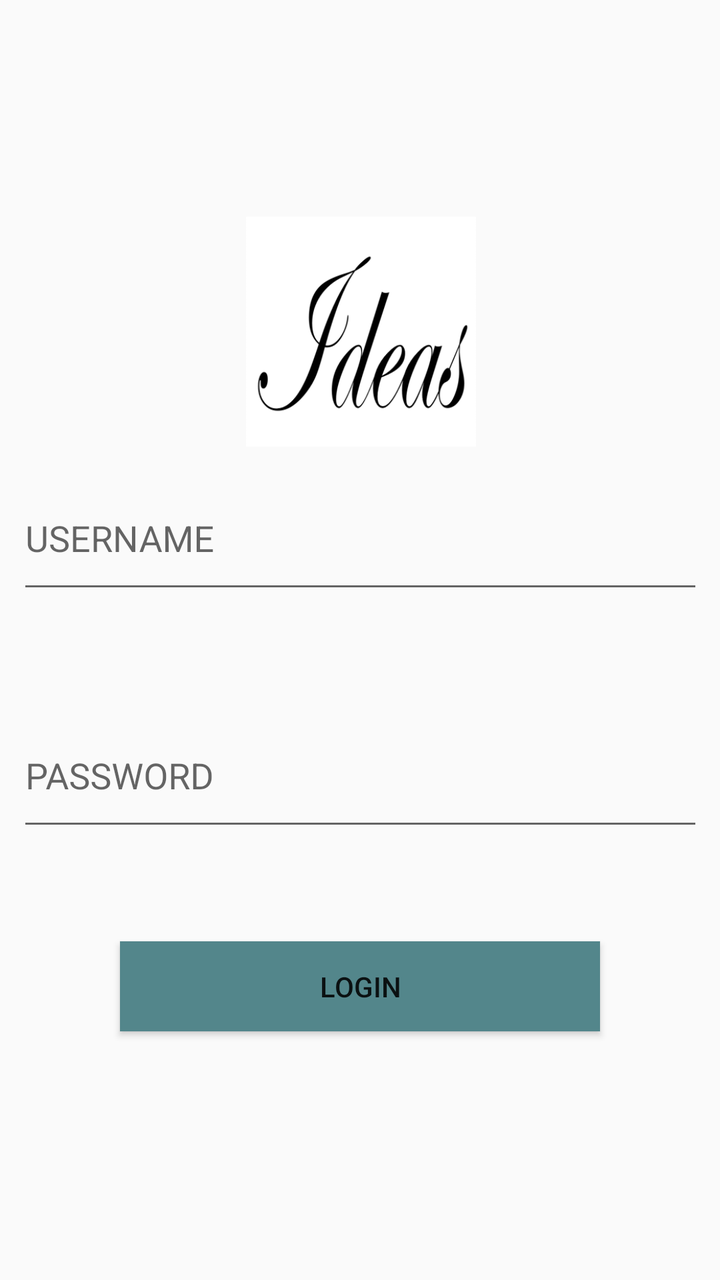
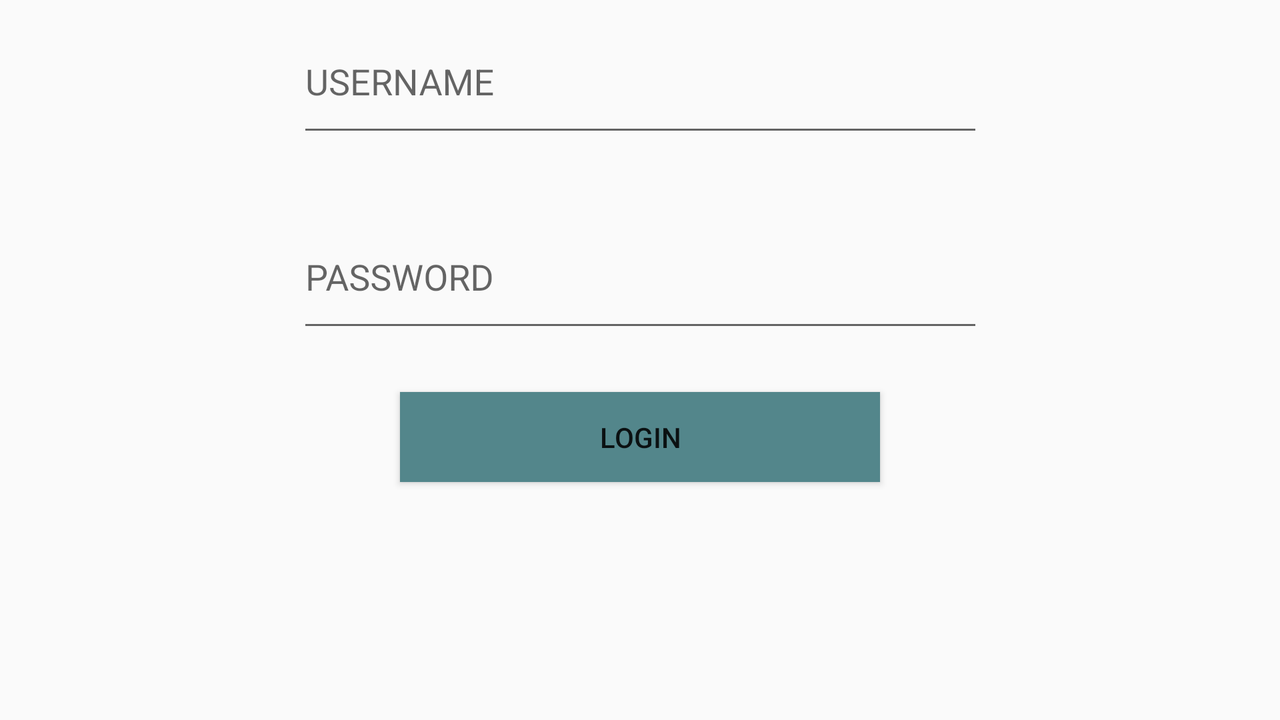

Two renders of one Android screen. The first uses the default layout on a phone; the second uses the alternative layout the repository ships for a different screen configuration, on a matching device. The two XML files are below.
<!-- AndroidManifest.xml: application theme AppTheme -->
<!-- res/layout/content_main.xml -->
<?xml version="1.0" encoding="utf-8"?>
<android.support.constraint.ConstraintLayout xmlns:android="http://schemas.android.com/apk/res/android"
    xmlns:app="http://schemas.android.com/apk/res-auto"
    xmlns:tools="http://schemas.android.com/tools"
    android:layout_width="match_parent"
    android:layout_height="match_parent"
    app:layout_behavior="@string/appbar_scrolling_view_behavior"
    tools:context=".MainActivity"
    tools:showIn="@layout/activity_main">

    <android.support.design.widget.TextInputLayout
        android:id="@+id/textInputLayout"
        android:layout_width="343dp"
        android:layout_height="78dp"
        android:layout_marginStart="22dp"
        android:layout_marginLeft="22dp"
        android:layout_marginTop="0dp"
        android:layout_marginEnd="22dp"
        android:layout_marginRight="22dp"
        android:layout_marginBottom="20dp"
        android:contentDescription="@string/con_des"
        app:layout_constraintBottom_toTopOf="@+id/textInputLayout2"
        app:layout_constraintEnd_toEndOf="parent"
        app:layout_constraintStart_toStartOf="parent"
        app:layout_constraintTop_toBottomOf="@+id/imageView"
        app:layout_constraintVertical_bias="0.0">

        <android.support.design.widget.TextInputEditText
            android:id="@+id/username"
            android:layout_width="match_parent"
            android:layout_height="match_parent"
            android:singleLine="true"
            android:hint="@string/username_hint" />

    </android.support.design.widget.TextInputLayout>

    <android.support.design.widget.TextInputLayout
        android:id="@+id/textInputLayout2"
        android:layout_width="343dp"
        android:layout_height="78dp"
        android:layout_marginStart="22dp"
        android:layout_marginLeft="22dp"
        android:layout_marginTop="20dp"
        android:layout_marginEnd="22dp"
        android:layout_marginRight="22dp"
        android:layout_marginBottom="30dp"
        app:layout_constraintBottom_toTopOf="@+id/loginBtn"
        app:layout_constraintEnd_toEndOf="parent"
        app:layout_constraintStart_toStartOf="parent"
        app:layout_constraintTop_toBottomOf="@+id/textInputLayout">

        <android.support.design.widget.TextInputEditText
            android:id="@+id/password"
            android:layout_width="match_parent"
            android:layout_height="match_parent"
            android:inputType="textPassword"
            android:singleLine="true"
            android:hint="@string/password_hint" />

    </android.support.design.widget.TextInputLayout>

    <Button
        android:id="@+id/loginBtn"
        android:layout_width="240dp"
        android:layout_height="45dp"
        android:layout_marginTop="20dp"
        android:layout_marginBottom="124dp"
        android:background="@color/colorButton"
        android:text="@string/login_button"
        app:layout_constraintBottom_toBottomOf="parent"
        app:layout_constraintEnd_toEndOf="parent"
        app:layout_constraintStart_toStartOf="parent"
        app:layout_constraintTop_toBottomOf="@+id/textInputLayout2" />

    <ImageView
        android:id="@+id/imageView"
        android:layout_width="131dp"
        android:layout_height="115dp"
        android:layout_marginStart="8dp"
        android:layout_marginLeft="8dp"
        android:layout_marginTop="108dp"
        android:layout_marginEnd="8dp"
        android:layout_marginRight="8dp"
        android:contentDescription="@string/con_des"
        app:layout_constraintBottom_toTopOf="@+id/textInputLayout"
        app:layout_constraintEnd_toEndOf="parent"
        app:layout_constraintHorizontal_bias="0.502"
        app:layout_constraintStart_toStartOf="parent"
        app:layout_constraintTop_toTopOf="parent"
        app:layout_constraintVertical_bias="0.864"
        app:srcCompat="@drawable/title" />

</android.support.constraint.ConstraintLayout>
<!-- res/layout/activity_main.xml (included above) -->
<?xml version="1.0" encoding="utf-8"?>
<android.support.design.widget.CoordinatorLayout xmlns:android="http://schemas.android.com/apk/res/android"
    xmlns:app="http://schemas.android.com/apk/res-auto"
    xmlns:tools="http://schemas.android.com/tools"
    android:layout_width="match_parent"
    android:layout_height="match_parent"
    tools:context=".MainActivity">

    <android.support.design.widget.AppBarLayout
        android:layout_width="match_parent"
        android:layout_height="wrap_content"
        android:theme="@style/AppTheme.AppBarOverlay">

        <Button
            android:id="@+id/signup"
            android:layout_width="110dp"
            android:layout_height="wrap_content"
            android:layout_marginStart="450dp"
            android:layout_marginLeft="100dp"
            android:layout_marginTop="20dp"
            android:layout_marginRight="50dp"
            android:layout_marginEnd="50dp"
            android:layout_marginBottom="20dp"
            android:text="@string/signup_hint"
            android:textColor="@color/signUp"
            android:background="@color/colorPrimary"
            android:textSize="20sp"
            android:textStyle="bold"
            android:visibility="visible" />

    </android.support.design.widget.AppBarLayout>

    <include
        layout="@layout/content_main"
        android:layout_width="match_parent"
        android:layout_height="wrap_content" />

</android.support.design.widget.CoordinatorLayout>
<!-- resources referenced by this layout -->
<resources>
  <color name="colorButton">#53868B</color>
  <color name="colorPrimary">#EE6363</color>
  <color name="signUp">#FFFFFF</color>
  <!-- drawable title: png bitmap (drawable, 35671 bytes) -->
  <string name="con_des">Title image</string>
  <string name="login_button">LOGIN</string>
  <string name="password_hint">PASSWORD</string>
  <string name="signup_hint">SIGN UP</string>
  <string name="username_hint">USERNAME</string>
  <style name="AppTheme.AppBarOverlay" parent="ThemeOverlay.AppCompat.Dark.ActionBar" />
  <style name="AppTheme" parent="Theme.AppCompat.Light.DarkActionBar">
          
          <item name="colorPrimary">@color/colorPrimary</item>
          <item name="colorPrimaryDark">@color/colorPrimaryDark</item>
          <item name="colorAccent">@color/colorAccent</item>
          <item name="windowNoTitle">true</item>
      </style>
  <color name="colorPrimaryDark">#00574B</color>
  <color name="colorAccent">#D81B60</color>
</resources>
<!-- res/layout-land/content_main.xml (the repository's variant of the layout above) -->
<!-- drawn on the phone turned sideways -->
<?xml version="1.0" encoding="utf-8"?>
<android.support.constraint.ConstraintLayout xmlns:android="http://schemas.android.com/apk/res/android"
    xmlns:app="http://schemas.android.com/apk/res-auto"
    xmlns:tools="http://schemas.android.com/tools"
    android:layout_width="match_parent"
    android:layout_height="match_parent"
    app:layout_behavior="@string/appbar_scrolling_view_behavior"
    tools:context=".MainActivity"
    tools:showIn="@layout/activity_main">

    <android.support.design.widget.TextInputLayout
        android:id="@+id/textInputLayout"
        android:layout_width="343dp"
        android:layout_height="78dp"
        android:layout_marginStart="@dimen/port_margin_textinput_gori"
        android:layout_marginLeft="@dimen/port_margin_textinput_gori"
        android:layout_marginEnd="@dimen/port_margin_textinput_gori"
        android:layout_marginRight="@dimen/port_margin_textinput_gori"
        android:layout_marginBottom="20dp"
        android:contentDescription="@string/con_des"
        app:layout_constraintBottom_toTopOf="@+id/textInputLayout2"
        app:layout_constraintEnd_toEndOf="parent"
        app:layout_constraintStart_toStartOf="parent"
        app:layout_constraintTop_toTopOf="parent"
        app:layout_constraintVertical_bias="0.0">

        <android.support.design.widget.TextInputEditText
            android:id="@+id/username"
            android:layout_width="match_parent"
            android:layout_height="match_parent"
            android:singleLine="true"
            android:hint="@string/username_hint" />

    </android.support.design.widget.TextInputLayout>

    <android.support.design.widget.TextInputLayout
        android:id="@+id/textInputLayout2"
        android:layout_width="343dp"
        android:layout_height="78dp"
        android:layout_marginStart="@dimen/port_margin_textinput_gori"
        android:layout_marginLeft="@dimen/port_margin_textinput_gori"
        android:layout_marginEnd="@dimen/port_margin_textinput_gori"
        android:layout_marginRight="@dimen/port_margin_textinput_gori"
        android:layout_marginBottom="5dp"
        app:layout_constraintBottom_toTopOf="@+id/loginBtn"
        app:layout_constraintEnd_toEndOf="parent"
        app:layout_constraintStart_toStartOf="parent"
        app:layout_constraintTop_toBottomOf="@+id/textInputLayout">

        <android.support.design.widget.TextInputEditText
            android:id="@+id/password"
            android:layout_width="match_parent"
            android:layout_height="match_parent"
            android:hint="@string/password_hint"
            android:singleLine="true"
            android:inputType="textPassword" />

    </android.support.design.widget.TextInputLayout>

    <Button
        android:id="@+id/loginBtn"
        android:layout_width="240dp"
        android:layout_height="45dp"
        android:layout_marginTop="20dp"
        android:layout_marginBottom="124dp"
        android:background="@color/colorButton"
        android:text="@string/login_button"
        app:layout_constraintBottom_toBottomOf="parent"
        app:layout_constraintEnd_toEndOf="parent"
        app:layout_constraintStart_toStartOf="parent"
        app:layout_constraintTop_toBottomOf="@+id/textInputLayout2" />


</android.support.constraint.ConstraintLayout>
<!-- res/layout/content_main.xml (included above) -->
<?xml version="1.0" encoding="utf-8"?>
<android.support.constraint.ConstraintLayout xmlns:android="http://schemas.android.com/apk/res/android"
    xmlns:app="http://schemas.android.com/apk/res-auto"
    xmlns:tools="http://schemas.android.com/tools"
    android:layout_width="match_parent"
    android:layout_height="match_parent"
    app:layout_behavior="@string/appbar_scrolling_view_behavior"
    tools:context=".MainActivity"
    tools:showIn="@layout/activity_main">

    <android.support.design.widget.TextInputLayout
        android:id="@+id/textInputLayout"
        android:layout_width="343dp"
        android:layout_height="78dp"
        android:layout_marginStart="22dp"
        android:layout_marginLeft="22dp"
        android:layout_marginTop="0dp"
        android:layout_marginEnd="22dp"
        android:layout_marginRight="22dp"
        android:layout_marginBottom="20dp"
        android:contentDescription="@string/con_des"
        app:layout_constraintBottom_toTopOf="@+id/textInputLayout2"
        app:layout_constraintEnd_toEndOf="parent"
        app:layout_constraintStart_toStartOf="parent"
        app:layout_constraintTop_toBottomOf="@+id/imageView"
        app:layout_constraintVertical_bias="0.0">

        <android.support.design.widget.TextInputEditText
            android:id="@+id/username"
            android:layout_width="match_parent"
            android:layout_height="match_parent"
            android:singleLine="true"
            android:hint="@string/username_hint" />

    </android.support.design.widget.TextInputLayout>

    <android.support.design.widget.TextInputLayout
        android:id="@+id/textInputLayout2"
        android:layout_width="343dp"
        android:layout_height="78dp"
        android:layout_marginStart="22dp"
        android:layout_marginLeft="22dp"
        android:layout_marginTop="20dp"
        android:layout_marginEnd="22dp"
        android:layout_marginRight="22dp"
        android:layout_marginBottom="30dp"
        app:layout_constraintBottom_toTopOf="@+id/loginBtn"
        app:layout_constraintEnd_toEndOf="parent"
        app:layout_constraintStart_toStartOf="parent"
        app:layout_constraintTop_toBottomOf="@+id/textInputLayout">

        <android.support.design.widget.TextInputEditText
            android:id="@+id/password"
            android:layout_width="match_parent"
            android:layout_height="match_parent"
            android:inputType="textPassword"
            android:singleLine="true"
            android:hint="@string/password_hint" />

    </android.support.design.widget.TextInputLayout>

    <Button
        android:id="@+id/loginBtn"
        android:layout_width="240dp"
        android:layout_height="45dp"
        android:layout_marginTop="20dp"
        android:layout_marginBottom="124dp"
        android:background="@color/colorButton"
        android:text="@string/login_button"
        app:layout_constraintBottom_toBottomOf="parent"
        app:layout_constraintEnd_toEndOf="parent"
        app:layout_constraintStart_toStartOf="parent"
        app:layout_constraintTop_toBottomOf="@+id/textInputLayout2" />

    <ImageView
        android:id="@+id/imageView"
        android:layout_width="131dp"
        android:layout_height="115dp"
        android:layout_marginStart="8dp"
        android:layout_marginLeft="8dp"
        android:layout_marginTop="108dp"
        android:layout_marginEnd="8dp"
        android:layout_marginRight="8dp"
        android:contentDescription="@string/con_des"
        app:layout_constraintBottom_toTopOf="@+id/textInputLayout"
        app:layout_constraintEnd_toEndOf="parent"
        app:layout_constraintHorizontal_bias="0.502"
        app:layout_constraintStart_toStartOf="parent"
        app:layout_constraintTop_toTopOf="parent"
        app:layout_constraintVertical_bias="0.864"
        app:srcCompat="@drawable/title" />

</android.support.constraint.ConstraintLayout>
<!-- resources referenced by the variant -->
<!-- as the phone turned sideways resolves them -->
<resources>
  <color name="colorButton">#53868B</color>
  <color name="colorPrimary">#EE6363</color>
  <color name="signUp">#FFFFFF</color>
  <dimen name="port_margin_textinput_gori">22dp</dimen>
  <!-- drawable title: png bitmap (drawable, 35671 bytes) -->
  <string name="con_des">Title image</string>
  <string name="login_button">LOGIN</string>
  <string name="password_hint">PASSWORD</string>
  <string name="signup_hint">SIGN UP</string>
  <string name="username_hint">USERNAME</string>
  <style name="AppTheme.AppBarOverlay" parent="ThemeOverlay.AppCompat.Dark.ActionBar" />
  <style name="AppTheme" parent="Theme.AppCompat.Light.DarkActionBar">
          
          <item name="colorPrimary">@color/colorPrimary</item>
          <item name="colorPrimaryDark">@color/colorPrimaryDark</item>
          <item name="colorAccent">@color/colorAccent</item>
          <item name="windowNoTitle">true</item>
      </style>
  <color name="colorPrimaryDark">#00574B</color>
  <color name="colorAccent">#D81B60</color>
</resources>
